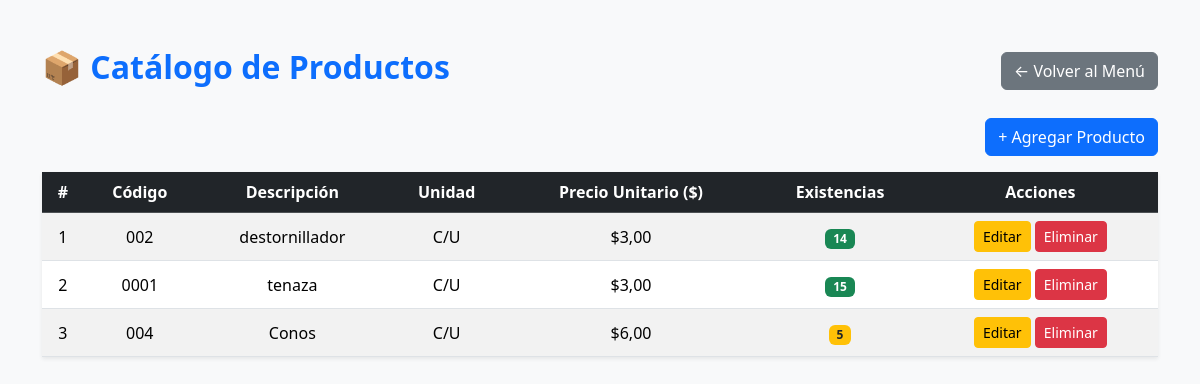
The page /productos/ (signed in) on the database as committed earlier.
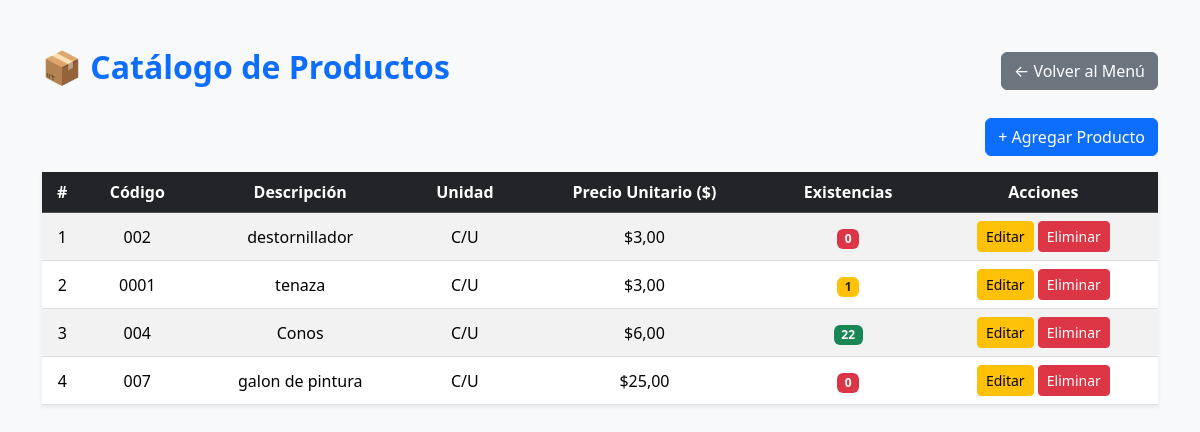
The same page on the database as committed later.
### Modulos/Facturacion/models.py (models this page shows, shortened)
class Producto(models.Model):
    codigo = models.CharField(max_length=20, unique=True)
    descripcion = models.CharField(max_length=150)
    unidad_medida = models.CharField(max_length=10, default='C/U')
    precio_unitario = models.DecimalField(max_digits=10, decimal_places=2)
    inventario = models.IntegerField(default=0, editable=False)

### Modulos/Facturacion/views.py (the view)
# urls.py: path('productos/', views.lista_productos, name='lista_productos'),
@login_required
def lista_productos(request):
    productos = Producto.objects.all()
    return render(request, 'Facturacion/productos.html', {'productos': productos})

### Modulos/Facturacion/templates/Facturacion/productos.html (shortened to what this page needs)
{% load static %}
<!DOCTYPE html>
<html lang="es">
<head>
    <link href="https://cdn.jsdelivr.net/npm/bootstrap@5.3.3/dist/css/bootstrap.min.css" rel="stylesheet">
</head>
<body class="bg-light">
<div class="container mt-5">
    <div class="d-flex justify-content-between align-items-center mb-4">
        <h2 class="fw-bold text-primary">📦 Catálogo de Productos</h2>
        <a href="{% url 'menu_catalogos' %}" class="btn btn-secondary">← Volver al Menú</a>
    </div>
    <div class="d-flex justify-content-end mb-3">
        <button class="btn btn-primary" data-bs-toggle="modal" data-bs-target="#modalProducto">
            + Agregar Producto
        </button>
    </div>
    <table class="table table-hover table-striped align-middle text-center shadow-sm">
        <thead class="table-dark">
            <tr>
                <th>#</th>
                <th>Código</th>
                <th>Descripción</th>
                <th>Unidad</th>
                <th>Precio Unitario ($)</th>
                <th>Existencias</th>
                <th>Acciones</th>
            </tr>
        </thead>
        <tbody>
            {% for producto in productos %}
            <tr>
                <td>{{ forloop.counter }}</td>
                <td>{{ producto.codigo }}</td>
                <td>{{ producto.descripcion }}</td>
                <td>{{ producto.unidad_medida }}</td>
                <td>${{ producto.precio_unitario }}</td>
                <td>
                    {% if producto.inventario > 10 %}
                        <span class="badge bg-success">{{ producto.inventario }}</span>
                    {% elif producto.inventario > 0 %}
                        <span class="badge bg-warning text-dark">{{ producto.inventario }}</span>
                    {% else %}
                        <span class="badge bg-danger">0</span>
                    {% endif %}
                </td>
                <td>
                    <a href="#" class="btn btn-sm btn-warning">Editar</a>
                    <a href="{% url 'eliminar_producto' producto.id %}" class="btn btn-sm btn-danger"
                       onclick="return confirm('¿Estás seguro de eliminar este producto?');">Eliminar</a>
                </td>
            </tr>
            {% empty %}
            <tr>
                <td colspan="7" class="text-muted">No hay productos registrados.</td>
            </tr>
            {% endfor %}
        </tbody>
    </table>
</div>
</body>
</html>

Rows that differ between the two databases and show on the page:
changed Producto "destornillador": inventario "14" → (not shown); now shows "0"
changed Producto "tenaza": inventario "15" → "1"
changed Producto "Conos": inventario "5" → "22"
added Producto: codigo "007", descripcion "galon de pintura", unidad_medida "C/U", precio_unitario "25,00", inventario "0"
